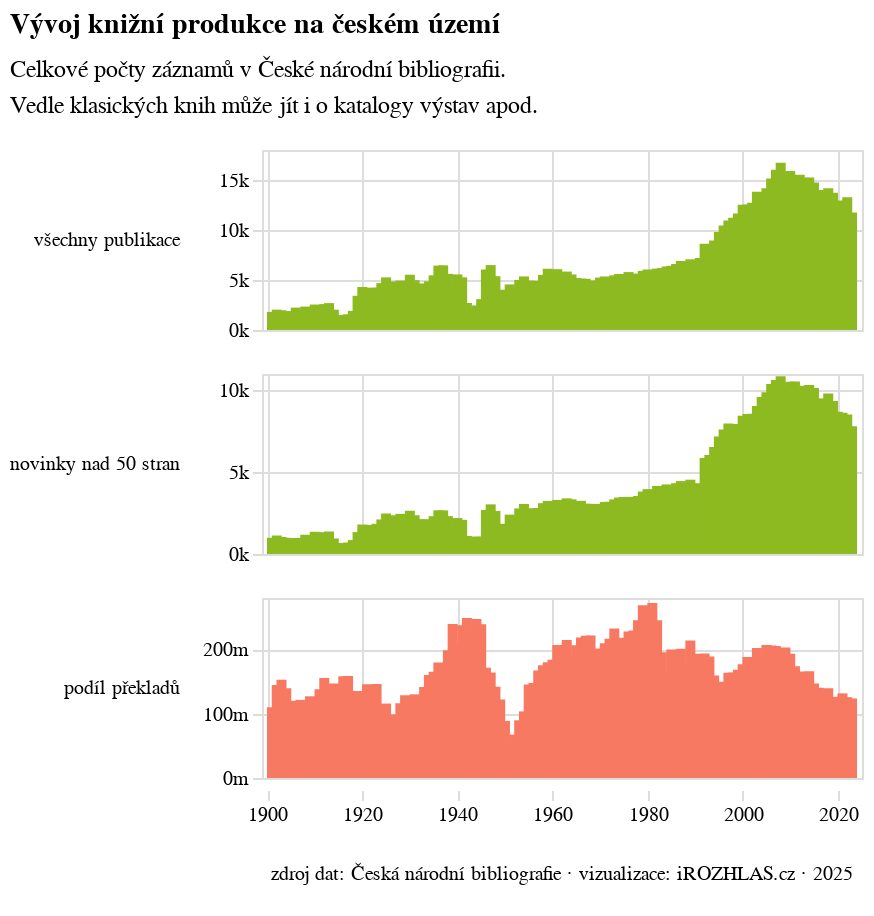

This figure's notebook cell:
### Code cell
me_to_neurazi(produkce_faceted, 'produkce', "zdroj dat: Česká národní bibliografie · vizualizace: iROZHLAS.cz · 2025")

### Figure 1 — Vega-Lite specification as saved in the notebook (floating-point values rounded to 4 significant figures; data arrays with more than 128 entries replaced by an {"elided": "..."} marker saying what was removed)
{"config": {"title": {"font": "Noticia Text", "fontSize": 14, "anchor": "start", "fontWeight": "bolder", "subtitleFont": "Noticia Text", "subtitleLineHeight": 18, "subtitleFontSize": 12, "subtitleFontWeight": "normal", "subtitlePadding": 10, "dy": -12}, "axis": {"labelFont": "Asap", "titleFont": "Asap", "fontWeight": "lighter", "titleFontWeight": "lighter", "labelFontSize": 10, "titleFontSize": 10, "labelPadding": 2, "titlePadding": 10}, "legend": {"labelFont": "Asap", "labelFontWeight": "normal", "titleFont": "Asap", "titleFontWeight": "normal", "labelFontSize": 10, "titleFontSize": 10}}, "vconcat": [{"data": {"name": "data-cabf976f18bafa0209faa41073c5739d"}, "mark": {"type": "bar"}, "encoding": {"color": {"field": "variable", "legend": null, "scale": {"range": ["#8eba21", "#f77961"]}, "title": null, "type": "nominal"}, "row": {"field": "variable", "header": {"labelAlign": "left", "labelAnchor": "middle", "labelAngle": 0, "labelFont": "Asap"}, "sort": ["všechny publikace", "novinky nad 50 stran"], "spacing": 15, "title": null, "type": "nominal"}, "x": {"axis": {"domainOpacity": 0, "tickColor": "#DCDDD6"}, "field": "rok", "title": null, "type": "temporal"}, "y": {"axis": {"domainOpacity": 0, "format": "~s", "orient": "left", "tickColor": "#DCDDD6"}, "field": "value", "title": null, "type": "quantitative"}}, "height": 90, "resolve": {"scale": {"y": "independent"}}, "title": {"text": "Vývoj knižní produkce na českém území", "subtitle": ["Celkové počty záznamů v České národní bibliografii.", "Vedle klasických knih může jít i o katalogy výstav apod."]}, "width": 300}, {"data": {"name": "data-a3f8095f7e7dc7f5f7fef984c8960ef9"}, "mark": {"type": "text", "baseline": "line-bottom", "font": "Asap", "fontSize": 10}, "encoding": {"text": {"field": "text", "type": "nominal"}}, "width": 300}], "$schema": "https://vega.github.io/schema/vega-lite/v5.8.0.json", "datasets": {"data-cabf976f18bafa0209faa41073c5739d": {"elided": "369 records"}, "data-a3f8095f7e7dc7f5f7fef984c8960ef9": [{"text": "zdroj dat: Česká národní bibliografie · vizualizace: iROZHLAS.cz · 2025"}]}}
